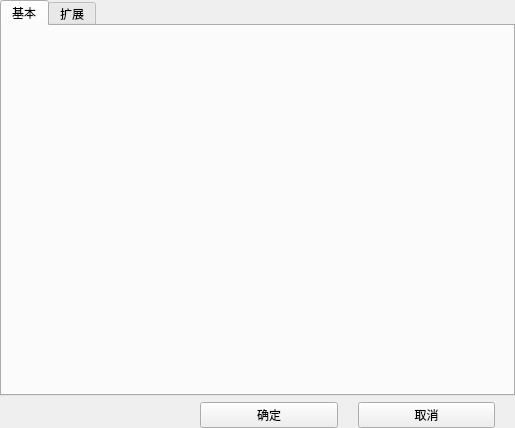
<?xml version="1.0" encoding="UTF-8"?>
<ui version="4.0">
 <class>OtherOCACEdit</class>
 <widget class="QWidget" name="OtherOCACEdit">
  <property name="geometry">
   <rect>
    <x>0</x>
    <y>0</y>
    <width>515</width>
    <height>428</height>
   </rect>
  </property>
  <property name="windowTitle">
   <string>Form</string>
  </property>
  <layout class="QVBoxLayout" name="verticalLayout">
   <property name="spacing">
    <number>6</number>
   </property>
   <property name="leftMargin">
    <number>0</number>
   </property>
   <property name="topMargin">
    <number>0</number>
   </property>
   <property name="rightMargin">
    <number>0</number>
   </property>
   <property name="bottomMargin">
    <number>0</number>
   </property>
   <item>
    <widget class="QTabWidget" name="tw">
     <property name="currentIndex">
      <number>0</number>
     </property>
     <widget class="QWidget" name="tab">
      <attribute name="title">
       <string>基本</string>
      </attribute>
     </widget>
     <widget class="QWidget" name="tab_2">
      <attribute name="title">
       <string>扩展</string>
      </attribute>
     </widget>
    </widget>
   </item>
   <item>
    <layout class="QHBoxLayout" name="horizontalLayout">
     <property name="spacing">
      <number>20</number>
     </property>
     <property name="leftMargin">
      <number>200</number>
     </property>
     <property name="rightMargin">
      <number>20</number>
     </property>
     <item>
      <widget class="QPushButton" name="btn_ok">
       <property name="text">
        <string>确定</string>
       </property>
      </widget>
     </item>
     <item>
      <widget class="QPushButton" name="btn_cancel">
       <property name="text">
        <string>取消</string>
       </property>
      </widget>
     </item>
    </layout>
   </item>
  </layout>
 </widget>
 <resources/>
 <connections/>
</ui>
